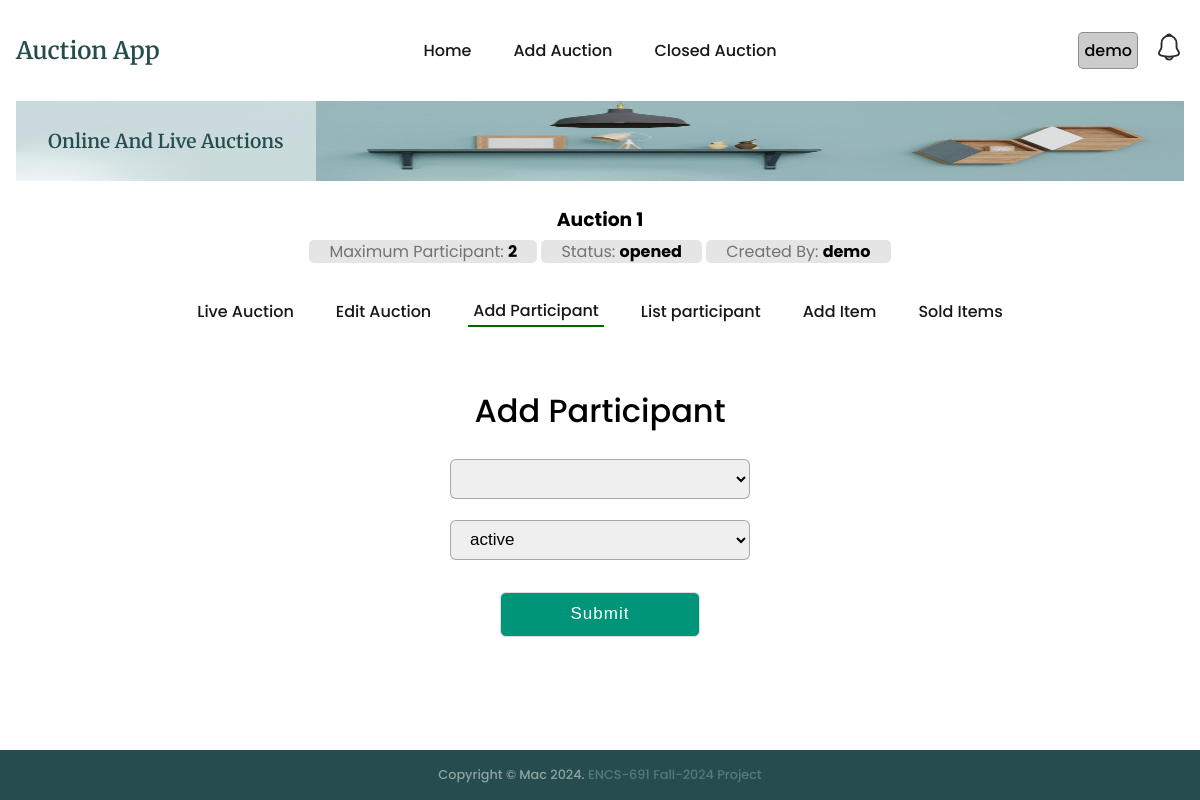
The app's page /auction/1/participant/add (signed in) with its own data.
### auctions/models.py (models this page shows, shortened)
class Auction(models.Model):
    name = models.CharField(max_length=200)
    description = models.CharField(max_length=200)
    status = models.CharField(max_length=200, default='opened')
    auction1 = models.CharField(max_length=200, default='0')
    maxparticipant = models.CharField(max_length=200, default='0')
    username = models.CharField(max_length=200, default='-')
    createdat = models.DateTimeField(default=timezone.now)

### auctions/views.py (the view)
# urls.py: path('auction/<int:id>/participant/add', views.addParticipant, name='addParticipant'),
@login_required
def addParticipant(req, id):
    if req.method == 'POST':
        return addNewParticipant(req, id)
    auction = getRecordByPk(Auction, id)
    context = {'auction':auction, 'participantStatus':participantStatus}
    return render(req, 'auctions/addParticipant.html', context=context)

### auctions/utils.py (called while the page is built)
def getRecordByPk(model, id):
    try:
        record = model.objects.get(pk=id)
    except (KeyError, model.DoesNotExist):
        logging.error('getRecordByPk: model does not exist')
        return None
    else:
        return record

### templates/auctions/addParticipant.html (shortened to what this page needs)
{% extends "auctions/auctionBase.html" %}
{% block auction_content %}
<div class="addContact container_main">
  <div class="registration form">
    <header>Add Participant</header>
    <form hx-post="{% url 'auctions:addParticipant' auction.id %}" hx-target=".participant-msg" enctype="multipart/form-data">
      <div class="auction-flex">
        <select name="username" id="participant" required></select>
        {% if participantStatus %}
        <select name="status" id="status">
          {% for status in participantStatus %}
            <option value="{{status}}">{{status}}</option>
          {% endfor %}
        </select>
        {% endif %}
      </div>
      <button type="submit" class="button">Submit</button>
    </form>
  </div>
</div>
{% endblock %}

### templates/auctions/auctionBase.html
{% extends "base.html" %}
{% block content %}
<section class="section__container product__container" id="product">
    <div class="auctionbase__header">
        <a href="{% url 'auctions:auctionIndex' auction.id %}">
            <h3>{{auction.name}}</h3>
            <span>Maximum Participant: <strong>{{auction.maxparticipant}}</strong></span>
            <span>Status: <strong>{{auction.status}}</strong></span>
            <span>Created By: <strong>{{auction.username}}</strong></span>
        </a>
    </div>
    <nav>
        <ul class="nav__links auction__nav__links" id="nav-links">
            {% if auction %}
                {% with current_url=request.get_full_path %}
                    {% url 'auctions:auctionIndex' auction.id as url %}
                    <li class="{% if current_url == url %} active-menu {%endif%}">
                        <a href="{{ url }}">Live Auction</a>
                    </li>
                    {% url 'auctions:editAuction' auction.id as url %}
                    <li class="{% if current_url == url %} active-menu {%endif%}">
                        <a href="{{ url }}">Edit Auction</a>
                    </li>
                    {% url 'auctions:addParticipant' auction.id as url %}
                    <li class="{% if current_url == url %} active-menu {%endif%}">
                        <a href="{{ url }}">Add Participant</a>
                    </li>
                    {% url 'auctions:listParticipant' auction.id as url %}
                    <li class="{% if current_url == url %} active-menu {%endif%}">
                        <a href="{{ url }}">List participant</a>
                    </li>
                    {% url 'auctions:addItem' auction.id as url%}
                    <li class="{% if current_url == url %} active-menu {%endif%}">
                        <a href="{{ url }}">Add Item</a>
                    </li>
                    {% url 'auctions:getSoldItems' auction.id as url %}
                    <li class="{% if current_url == url %} active-menu {%endif%}">
                        <a href="{{ url }}">Sold Items</a>
                    </li>
                {% endwith %}
            {% endif %}
        </ul>
    </nav>
    {% include "auctions/message.html" %}
    {% block auction_content %}{% endblock %}
</section>
{% endblock %}

### templates/base.html (shortened to what this page needs)
{% load static %}
<!DOCTYPE html>
<html lang="en">
<head>
  <link rel="stylesheet" href="{% static 'css/styles.css' %}" />
</head>
<body>
  <div id="main-container">
    <nav>
      <div class="nav__header">
        <div class="nav__logo">
          <a href="{% url 'auctions:index' %}" class="logo">Auction App</a>
        </div>
      </div>
      <ul class="nav__links" id="nav-links">
        {% with current_url=request.get_full_path %}
        {% url 'auctions:index' as url %}
        <li class="{% if current_url == url %} active-menu {%endif%}">
          <a href="{{url}}">Home</a>
        </li>
        {% url 'auctions:addAuction' as url %}
        <li class="{% if current_url == url %} active-menu {%endif%}">
          <a href="{{url}}">Add Auction</a>
        </li>
        {% url 'auctions:closedAuction' as url %}
        <li class="{% if current_url == url %} active-menu {%endif%}">
          <a href="{{url}}">Closed Auction</a>
        </li>
        {% endwith %}
      </ul>
      <div class="nav__notification" id="nav-notification">
        {% if user.is_authenticated %}
        <div class="user-container">
          <div id="systemuser">{{user.username}}</div>
        </div>
        <div class="notification-icon" hx-get="{% url 'auctions:notification' %}?type=list" hx-target="#modal-content">
        </div>
        {% else %}
        <a href="{% url 'users:login' %}">Login</a>
        {% endif %}
      </div>
    </nav>
    <header class="section__container header__container" id="home">
      <div class="header__image">
        <img src="{% static 'images/header.png' %}" alt="header" />
      </div>
      <div class="header__content">
        <div>
          <h1>Online And Live Auctions</h1>
        </div>
      </div>
    </header>
    {% block content %}{% endblock %}
  </div>
  <footer class="footer" id="contact">
    <div class="footer__bar">
      Copyright © Mac 2024. <span class="footer-span">ENCS-691 Fall-2024 Project</span>
    </div>
  </footer>
</body>
</html>

### records on screen
Auction: name "Auction 1", maxparticipant "2", status "opened", username "demo"

### other values on screen
{{ user.username }} "demo"
form field status "active"
